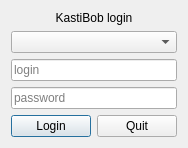
<?xml version="1.0" encoding="UTF-8"?>
<ui version="4.0">
 <class>LoginForm</class>
 <widget class="QDialog" name="LoginForm">
  <property name="windowModality">
   <enum>Qt::WindowModal</enum>
  </property>
  <property name="geometry">
   <rect>
    <x>0</x>
    <y>0</y>
    <width>178</width>
    <height>140</height>
   </rect>
  </property>
  <property name="windowTitle">
   <string>KastiBob</string>
  </property>
  <property name="windowIcon">
   <iconset>
    <normaloff>:/icon.svg</normaloff>:/icon.svg</iconset>
  </property>
  <layout class="QGridLayout" name="gridLayout">
   <item row="0" column="0">
    <layout class="QVBoxLayout" name="verticalLayout">
     <item>
      <widget class="QLabel" name="label">
       <property name="text">
        <string>KastiBob login</string>
       </property>
       <property name="alignment">
        <set>Qt::AlignCenter</set>
       </property>
      </widget>
     </item>
     <item>
      <widget class="QComboBox" name="comboBox">
       <property name="sizePolicy">
        <sizepolicy hsizetype="Preferred" vsizetype="Preferred">
         <horstretch>0</horstretch>
         <verstretch>0</verstretch>
        </sizepolicy>
       </property>
      </widget>
     </item>
     <item>
      <widget class="QLineEdit" name="lineEdit_2">
       <property name="sizePolicy">
        <sizepolicy hsizetype="Preferred" vsizetype="Preferred">
         <horstretch>0</horstretch>
         <verstretch>0</verstretch>
        </sizepolicy>
       </property>
       <property name="text">
        <string/>
       </property>
       <property name="placeholderText">
        <string>login</string>
       </property>
      </widget>
     </item>
     <item>
      <widget class="QLineEdit" name="lineEdit">
       <property name="sizePolicy">
        <sizepolicy hsizetype="Preferred" vsizetype="Preferred">
         <horstretch>0</horstretch>
         <verstretch>0</verstretch>
        </sizepolicy>
       </property>
       <property name="text">
        <string/>
       </property>
       <property name="echoMode">
        <enum>QLineEdit::Password</enum>
       </property>
       <property name="placeholderText">
        <string>password</string>
       </property>
      </widget>
     </item>
     <item>
      <layout class="QHBoxLayout" name="horizontalLayout">
       <item>
        <widget class="QPushButton" name="pushButton_2">
         <property name="sizePolicy">
          <sizepolicy hsizetype="Preferred" vsizetype="Preferred">
           <horstretch>0</horstretch>
           <verstretch>0</verstretch>
          </sizepolicy>
         </property>
         <property name="text">
          <string>Login</string>
         </property>
        </widget>
       </item>
       <item>
        <widget class="QPushButton" name="pushButton">
         <property name="sizePolicy">
          <sizepolicy hsizetype="Preferred" vsizetype="Preferred">
           <horstretch>0</horstretch>
           <verstretch>0</verstretch>
          </sizepolicy>
         </property>
         <property name="text">
          <string>Quit</string>
         </property>
        </widget>
       </item>
      </layout>
     </item>
    </layout>
   </item>
  </layout>
 </widget>
 <resources/>
 <connections/>
</ui>
